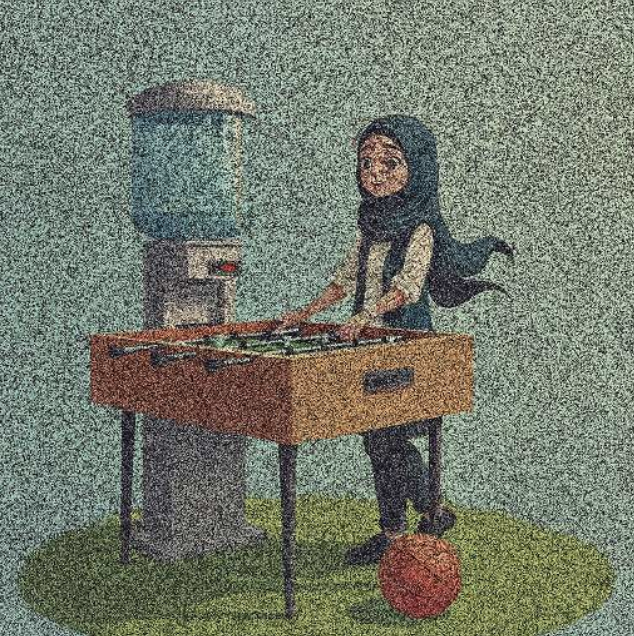
#> input picture practice_03/questation_02/image_01.png, 634 x 636 px
$ python code_03.py
#> lines starting #> are read from the running program, lines starting #| are printed output that depends on the picture
import cv2
import matplotlib.pyplot as plt

img1 = cv2.imread("image_01.png", cv2.IMREAD_GRAYSCALE)
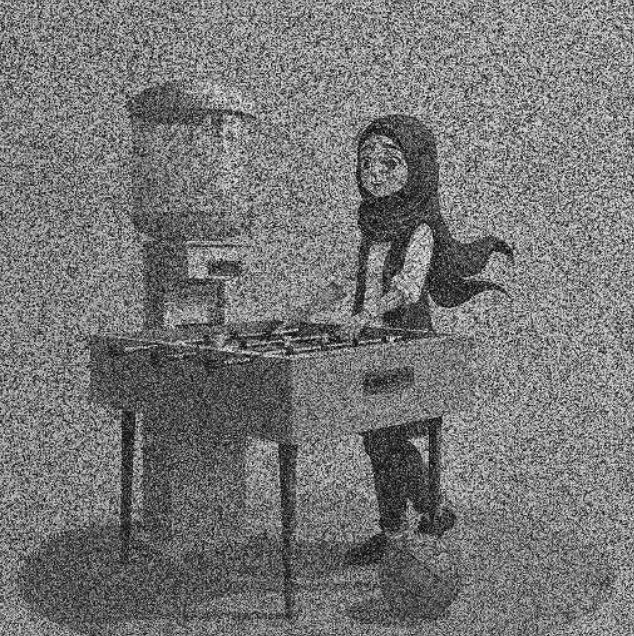
#> img1: shape (636, 634); min 0, max 249, mean 118
img2 = cv2.imread("image_02.png", cv2.IMREAD_GRAYSCALE)
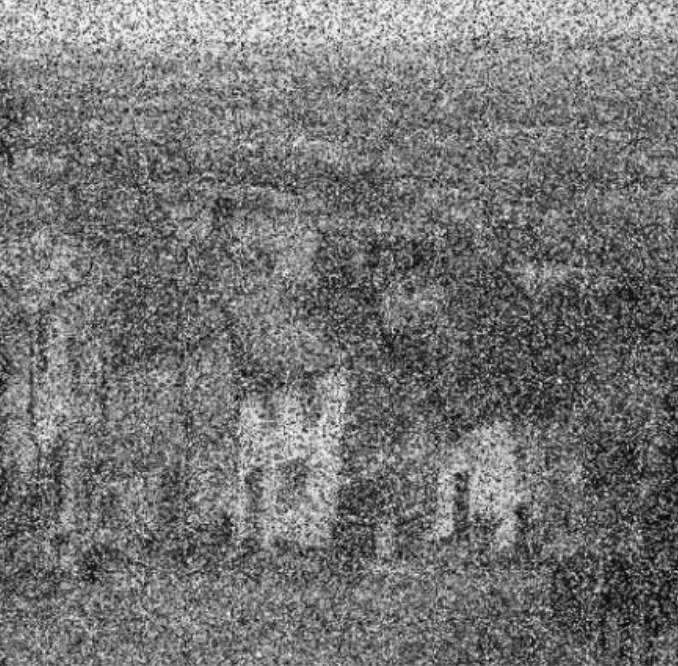
#> input picture practice_03/questation_02/image_02.png, 678 x 666 px
#> img2 is the input picture: shape (666, 678); min 0, max 254, mean 116.4

if img1 is None or img2 is None:
    raise FileNotFoundError("One or both images not found.")

plt.figure(figsize=(12, 4))

plt.subplot(1, 2, 1)
plt.hist(img1.ravel(), bins=256, range=[0, 256])
plt.title("Histogram of image_01.png")
plt.xlabel("Intensity")
plt.ylabel("Number of pixels")

plt.subplot(1, 2, 2)
plt.hist(img2.ravel(), bins=256, range=[0, 256])
plt.title("Histogram of image_02.png")
plt.xlabel("Intensity")
plt.ylabel("Number of pixels")

plt.tight_layout()
plt.show()
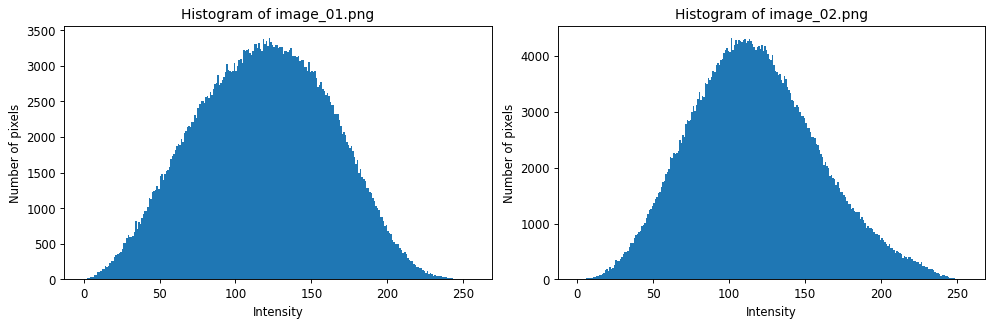
#> figure drawn by matplotlib, 2 panels; panel 1: tallest bar 3394 high, from x = 122 to 123; panel 2: tallest bar 4323 high, from x = 101 to 102
